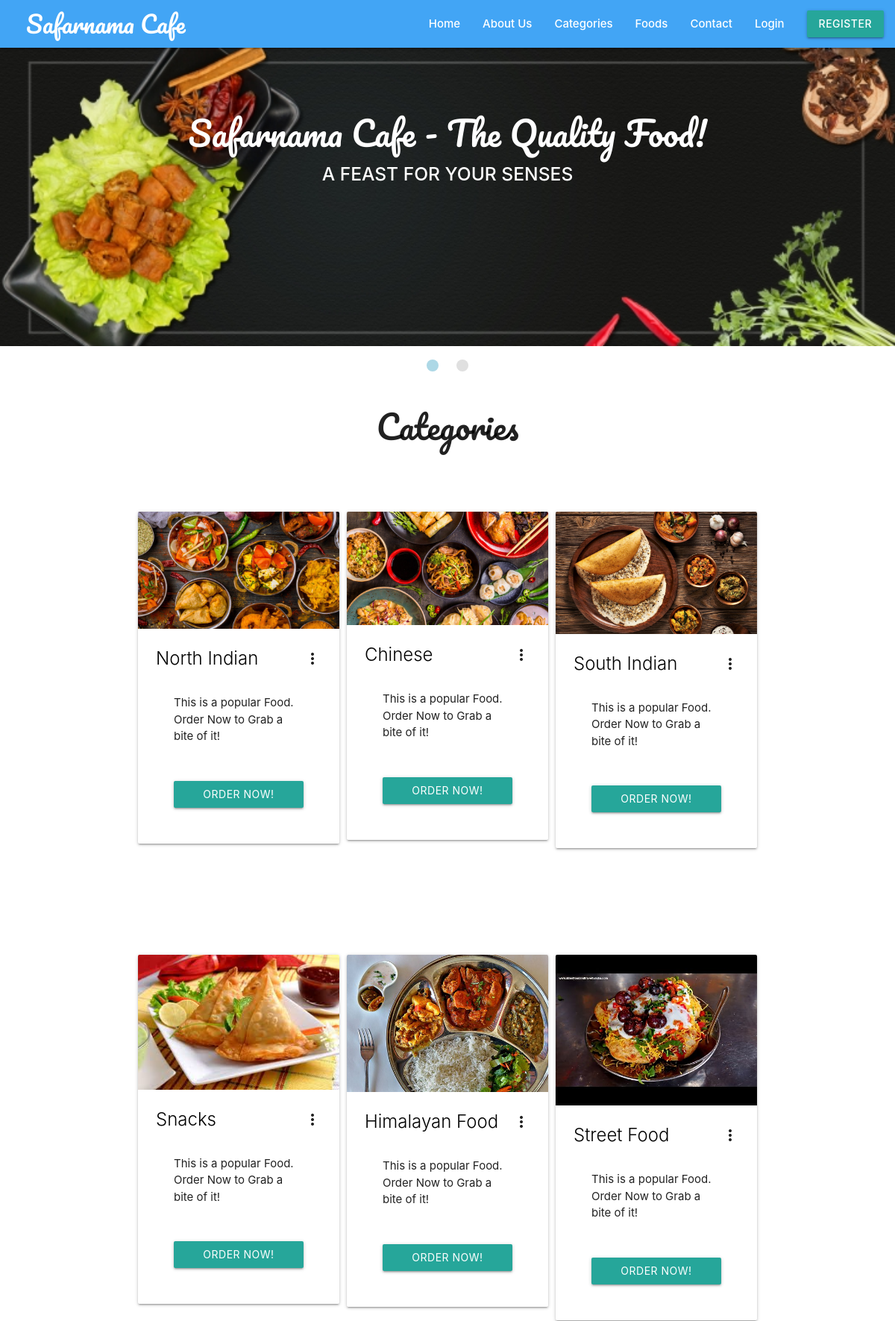
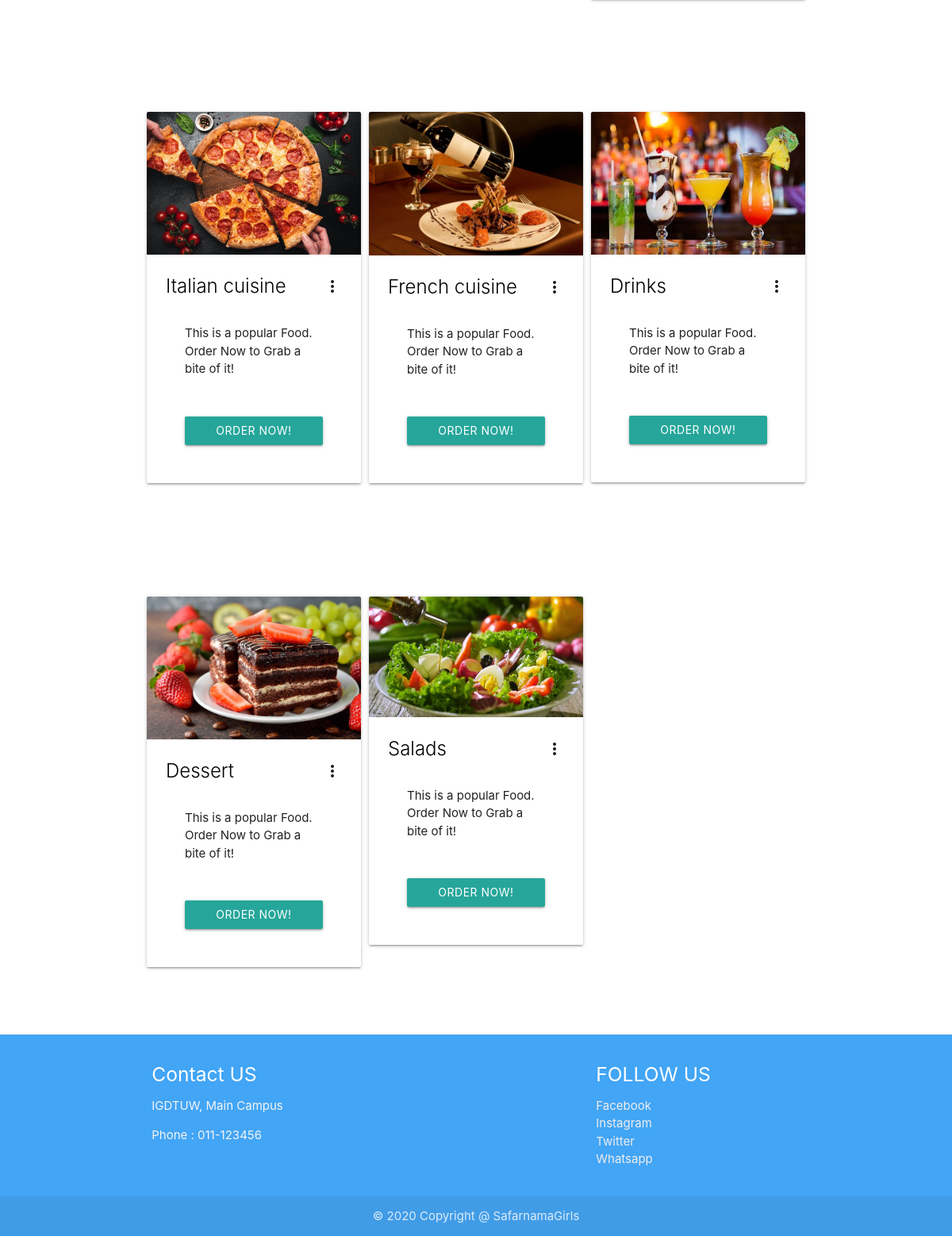
Screenshot of /food-categories.php with the database file from the repository (2 pictures, top to bottom).
### tables this page shows
CREATE TABLE `categories` (
  `id` int(11) NOT NULL,
  `name` varchar(250) NOT NULL,
  `short_desc` varchar(250) NOT NULL,
  `long_desc` varchar(500) NOT NULL
);

### chunks/categories.php (the view, shortened to what this page needs)
<?php
require('backends/connection-pdo.php');
$sql = 'SELECT * FROM categories';
$query  = $pdoconn->prepare($sql);
$query->execute();
$arr_all = $query->fetchAll(PDO::FETCH_ASSOC);
?>
<section class="fcategories">
	<div class="container">
		<div class="section white center">
			<h3 class="header"  style="font-family: 'Pacifico', cursive;">Categories</h3>
		</div>
<?php if (count($arr_all) == 0) {
	echo '<div class="section gray center" style="border: 1px solid black; border-radius: 5px;">
			<p class="header">Sorry No Categories to Display!</p>
		</div>';
} else {  ?>
<?php for ($i=1; $i <= count($arr_all); ) { ?>
		<div class="row">
			<?php for ($j=1; $j <= 3; $j++) { ?>
				<?php if ($i+$j-2 == count($arr_all)) {
					break;
				}  ?>
			<div class="col s12 m12 l4" style="padding: 50px 5px;">
				<div class="card">
				    <div class="card-image waves-effect waves-block waves-light">
				    	<?php
				  			echo '<img class="activator" src="images/food'.($i+$j-1).'.jpg">'
						?>
				    </div>
				    <div class="card-content">
				      <span class="card-title activator grey-text text-darken-4"><a class="black-text" href=""><?php echo $arr_all[$i+$j-2]['name']; ?></a><i class="material-icons right">more_vert</i></span>
				      <div class="card-content">
			          <p>This is a popular Food. Order Now to Grab a bite of it!</p>
			        </div>
			        <div class="card-content center">
			          <a href="backends/order-food.php?id=<?php echo $arr_all[$i+$j-2]['id']; ?>" style="background: blue lighten-1;" class="btn waves-effect waves-block waves-light" href="">Order Now!</a>
			        </div>
				    </div>
				  </div>
			</div>
			<?php } ?>
			<?php $i = $i + 3; ?>
		</div>
		<?php
				}
			}
		?>
	</div>
</section>

### food-categories.php (shortened to what this page needs)
<!DOCTYPE html>
<html lang="en">
<head>
	<link rel="stylesheet" href="https://cdnjs.cloudflare.com/ajax/libs/materialize/1.0.0/css/materialize.min.css">
	<link rel="stylesheet" href="css/style.css">
</head>
<body>
	<?php require('chunks/login-modal.php'); ?>
	<?php require('chunks/navbar.php'); ?>
	<?php require('chunks/banner-slider.php'); ?>
	<?php require('chunks/categories.php'); ?>
	<?php require('chunks/footer.php'); ?>
</body>
</html>

### chunks/login-modal.php (shortened to what this page needs)
<!DOCTYPE html>
<html>
<head>
</head>
<body>
</body>
</html>

### chunks/navbar.php (shortened to what this page needs)
<section class="fnavbar">
		<div class="navbar-fixed">
		<nav class="blue lighten-1">
		    <div class="nav-wrapper">
		      <a href="#" class="brand-logo">Safarnama Cafe</a>
		      <ul class="right hide-on-med-and-down">
		        <li><a href="/RestroGirls" class="hvr-grow"><strong>Home</strong></a></li>
		        <li><a href="/RestroGirls/about-restro-girls.php" class="hvr-grow"><strong>About Us</strong></a></li>
		        <li><a href="food-categories.php" class="hvr-grow"><strong>Categories</strong></a></li>
		        <li><a href="foods.php" class="hvr-grow"><strong>Foods</strong></a></li>
		        <li><a href="#" class="hvr-grow" onclick="toggleModal('Contact Info', 'You can contact us directly by calling to this number +81-225-314-3456. Check the bottom Footer Section of the website for more info.');"><strong>Contact</strong></a></li>
		        <?php
		        	if (isset($_SESSION['user'])) {
		        		echo '<li><a href="#" class="hvr-grow">Hi, '.$_SESSION['user'].'</a></li>
		        		<li><a href="logout.php" class="aves-effect waves-light btn modal-trigger"><strong>Logout</strong></a></li>';
		        	} else {
		        		echo '<li><a href="#" class="hvr-grow modal-trigger" data-target="modal1"><strong>Login</strong></a></li>
		        		<li><a href="#modal1" class="waves-effect waves-light btn modal-trigger" data-target="modal2"><strong>Register</strong></a></li>';
		        	}
		        ?>
		      </ul>
		    </div>
		  </nav>
		</div>
	</section>

### chunks/banner-slider.php (shortened to what this page needs)
<section class="fslider">
		<div class="slider">
			<ul class="slides">
		    <li>
		    	<img src="images/banner10.jpg">
		    	<div class="caption center-align white-text">
		        <h3 style="font-size: 3rem !important; font-style: bold !important; font-family: 'Pacifico', cursive;">Safarnama Cafe - The Quality Food!</h3>
		        <h5 class="light white-text text-lighten-3"><strong>A FEAST FOR YOUR SENSES</strong></h5>
		      </div>
		    </li>
		    </ul>
	  </div>
	</section>

### chunks/footer.php
<section class="ffooter">
		<footer class="blue lighten-1 page-footer ">
          <div class="container">
            <div class="row">
              <div class="col l6 s12">
                <h5 class="white-text">Contact US</h5>
                <p class="grey-text text-lighten-4">IGDTUW, Main Campus</p>
                <p class="grey-text text-lighten-4">Phone : 011-123456</p>
              </div>
              <div class="col l4 offset-l2 s12">
                <h5 class="white-text">FOLLOW US </h5>
                <ul>
                  <li><a class="grey-text text-lighten-3" href="#!">Facebook</a></li>
                  <li><a class="grey-text text-lighten-3" href="#!">Instagram</a></li>
                  <li><a class="grey-text text-lighten-3" href="#!">Twitter</a></li>
                  <li><a class="grey-text text-lighten-3" href="#!">Whatsapp</a></li>
                </ul>
              </div>
            </div>
          </div>
          <div class="footer-copyright">
            <div class="container" align="center">
            © 2020 Copyright @ SafarnamaGirls
            </div>
          </div>
        </footer>
	</section>

### css/style.css (style rules this page uses)
.nav-wrapper > a { text-decoration: none; font-family: 'Pacifico', cursive; }
.hvr-grow { text-decoration: none; }
@media (min-width : 992px) { .nav-wrapper > a { padding-left: 35px; } }

### rows the page displays
categories: shows a picture, name "North Indian"
categories: shows a picture, name "Chinese"
categories: shows a picture, name "South Indian"
categories: shows a picture, name "Snacks"
categories: shows a picture, name "Himalayan Food"
categories: shows a picture, name "Street Food"
categories: shows a picture, name "Italian cuisine"
categories: shows a picture, name "French cuisine"
categories: shows a picture, name "Drinks"
categories: shows a picture, name "Dessert"
categories: shows a picture, name "Salads"
